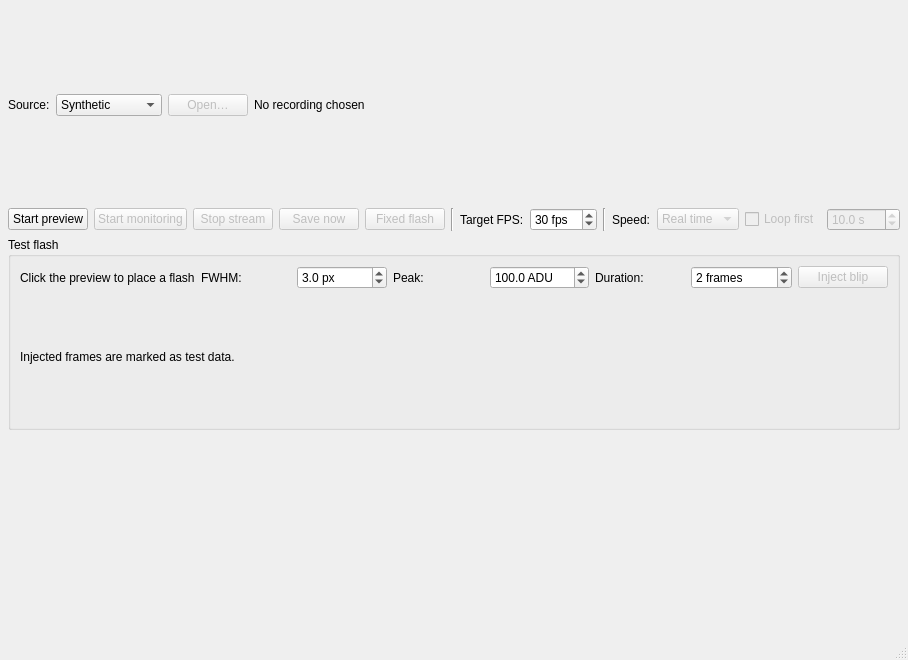
<?xml version="1.0" encoding="UTF-8"?>
<ui version="4.0">
 <class>MainWindowClass</class>
 <widget class="QMainWindow" name="MainWindowClass">
  <property name="geometry">
   <rect>
    <x>0</x>
    <y>0</y>
    <width>900</width>
    <height>660</height>
   </rect>
  </property>
  <property name="windowTitle">
   <string>SeleneWatch — Lunar Observation Monitor</string>
  </property>
  <widget class="QWidget" name="centralWidget">
   <layout class="QVBoxLayout" name="verticalLayout">
    <property name="spacing">
     <number>6</number>
    </property>
    <property name="leftMargin">
     <number>8</number>
    </property>
    <property name="topMargin">
     <number>8</number>
    </property>
    <property name="rightMargin">
     <number>8</number>
    </property>
    <property name="bottomMargin">
     <number>8</number>
    </property>
    <item>
     <layout class="QHBoxLayout" name="sourceLayout">
      <item>
       <widget class="QLabel" name="sourceLabel">
        <property name="text">
         <string>Source:</string>
        </property>
       </widget>
      </item>
      <item>
       <widget class="QComboBox" name="sourceComboBox">
        <item>
         <property name="text">
          <string>Synthetic</string>
         </property>
        </item>
        <item>
         <property name="text">
          <string>Recording file</string>
         </property>
        </item>
       </widget>
      </item>
      <item>
       <widget class="QPushButton" name="openFileButton">
        <property name="enabled">
         <bool>false</bool>
        </property>
        <property name="text">
         <string>Open…</string>
        </property>
       </widget>
      </item>
      <item>
       <widget class="QLabel" name="fileLabel">
        <property name="sizePolicy">
         <sizepolicy hsizetype="Expanding" vsizetype="Preferred">
          <horstretch>1</horstretch>
          <verstretch>0</verstretch>
         </sizepolicy>
        </property>
        <property name="text">
         <string>No recording chosen</string>
        </property>
       </widget>
      </item>
     </layout>
    </item>
    <item>
     <layout class="QHBoxLayout" name="controlsLayout">
      <item>
       <widget class="QPushButton" name="startButton">
        <property name="text">
         <string>Start preview</string>
        </property>
       </widget>
      </item>
      <item>
       <widget class="QPushButton" name="monitoringButton">
        <property name="enabled"><bool>false</bool></property>
        <property name="text"><string>Start monitoring</string></property>
        <property name="toolTip"><string>Enable automatic event capture and manual Save now. Stop monitoring returns to Preview.</string></property>
       </widget>
      </item>
      <item>
       <widget class="QPushButton" name="stopButton">
        <property name="enabled">
         <bool>false</bool>
        </property>
        <property name="text">
         <string>Stop stream</string>
        </property>
       </widget>
      </item>
      <item>
       <widget class="QPushButton" name="saveNowButton">
        <property name="enabled"><bool>false</bool></property>
        <property name="text"><string>Save now</string></property>
        <property name="toolTip"><string>Keep the current history and following interval as a manual capture</string></property>
       </widget>
      </item>
      <item>
       <widget class="QPushButton" name="injectFlashButton">
        <property name="enabled">
         <bool>false</bool>
        </property>
        <property name="toolTip">
         <string>Paints the synthetic source's fixed flash for a few frames</string>
        </property>
        <property name="text">
         <string>Fixed flash</string>
        </property>
       </widget>
      </item>
      <item>
       <widget class="Line" name="line">
        <property name="orientation">
         <enum>Qt::Vertical</enum>
        </property>
       </widget>
      </item>
      <item>
       <widget class="QLabel" name="fpsLabel">
        <property name="text">
         <string>Target FPS:</string>
        </property>
       </widget>
      </item>
      <item>
       <widget class="QSpinBox" name="targetFpsSpinBox">
        <property name="toolTip">
         <string>The synthetic source's frame rate, and the rate assumed for a recording that has no frame times</string>
        </property>
        <property name="minimum">
         <number>1</number>
        </property>
        <property name="maximum">
         <number>120</number>
        </property>
        <property name="value">
         <number>30</number>
        </property>
        <property name="suffix">
         <string> fps</string>
        </property>
       </widget>
      </item>
      <item>
       <widget class="Line" name="line2">
        <property name="orientation">
         <enum>Qt::Vertical</enum>
        </property>
       </widget>
      </item>
      <item>
       <widget class="QLabel" name="speedLabel">
        <property name="text">
         <string>Speed:</string>
        </property>
       </widget>
      </item>
      <item>
       <widget class="QComboBox" name="speedComboBox">
        <property name="enabled">
         <bool>false</bool>
        </property>
        <property name="toolTip">
         <string>Real time follows the recording's own frame times. Fast runs the detector over the file without waiting.</string>
        </property>
        <item>
         <property name="text">
          <string>Real time</string>
         </property>
        </item>
        <item>
         <property name="text">
          <string>Fast</string>
         </property>
        </item>
       </widget>
      </item>
      <item>
       <widget class="QCheckBox" name="loopCheckBox">
        <property name="enabled">
         <bool>false</bool>
        </property>
        <property name="toolTip">
         <string>Plays the first seconds of the recording again and again. Each lap restarts detection.</string>
        </property>
        <property name="text">
         <string>Loop first</string>
        </property>
       </widget>
      </item>
      <item>
       <widget class="QDoubleSpinBox" name="loopSecondsSpinBox">
        <property name="enabled">
         <bool>false</bool>
        </property>
        <property name="decimals">
         <number>1</number>
        </property>
        <property name="minimum">
         <double>0.5</double>
        </property>
        <property name="maximum">
         <double>3600.0</double>
        </property>
        <property name="value">
         <double>10.0</double>
        </property>
        <property name="suffix">
         <string> s</string>
        </property>
       </widget>
      </item>
      <item>
       <spacer name="horizontalSpacer">
        <property name="orientation">
         <enum>Qt::Horizontal</enum>
        </property>
        <property name="sizeHint" stdset="0">
         <size>
          <width>40</width>
          <height>20</height>
         </size>
        </property>
       </spacer>
      </item>
     </layout>
    </item>
    <item>
     <widget class="QGroupBox" name="blipGroupBox">
      <property name="title"><string>Test flash</string></property>
      <layout class="QGridLayout" name="blipLayout">
       <item row="0" column="0"><widget class="QLabel" name="blipPositionLabel">
        <property name="text"><string>Click the preview to place a flash</string></property>
       </widget></item>
       <item row="0" column="1"><widget class="QLabel" name="blipFwhmLabel">
        <property name="text"><string>FWHM:</string></property>
        <property name="buddy"><cstring>blipFwhmSpinBox</cstring></property>
       </widget></item>
       <item row="0" column="2"><widget class="QDoubleSpinBox" name="blipFwhmSpinBox">
        <property name="toolTip"><string>Full width at half maximum of the Gaussian, in original frame pixels</string></property>
        <property name="decimals"><number>1</number></property>
        <property name="minimum"><double>0.5</double></property>
        <property name="maximum"><double>1000.0</double></property>
        <property name="value"><double>3.0</double></property>
        <property name="suffix"><string> px</string></property>
       </widget></item>
       <item row="0" column="3"><widget class="QLabel" name="blipAmplitudeLabel">
        <property name="text"><string>Peak:</string></property>
        <property name="buddy"><cstring>blipAmplitudeSpinBox</cstring></property>
       </widget></item>
       <item row="0" column="4"><widget class="QDoubleSpinBox" name="blipAmplitudeSpinBox">
        <property name="toolTip"><string>Addition in native sample units (ADU): 12-bit units for a 12-bit frame. Values saturate at the stream's maximum.</string></property>
        <property name="decimals"><number>1</number></property>
        <property name="minimum"><double>0.1</double></property>
        <property name="maximum"><double>65535.0</double></property>
        <property name="value"><double>100.0</double></property>
        <property name="suffix"><string> ADU</string></property>
       </widget></item>
       <item row="0" column="5"><widget class="QLabel" name="blipFramesLabel">
        <property name="text"><string>Duration:</string></property>
        <property name="buddy"><cstring>blipFramesSpinBox</cstring></property>
       </widget></item>
       <item row="0" column="6"><widget class="QSpinBox" name="blipFramesSpinBox">
        <property name="toolTip"><string>Number of delivered frames to change. Later edits do not change an injection already requested.</string></property>
        <property name="minimum"><number>1</number></property>
        <property name="maximum"><number>10000</number></property>
        <property name="value"><number>2</number></property>
        <property name="suffix"><string> frames</string></property>
       </widget></item>
       <item row="0" column="7"><widget class="QPushButton" name="injectBlipButton">
        <property name="enabled"><bool>false</bool></property>
        <property name="toolTip"><string>Adds the test flash to the next frames. Small or faint flashes may be visible without triggering a saved clip.</string></property>
        <property name="text"><string>Inject blip</string></property>
       </widget></item>
       <item row="1" column="0" colspan="8"><widget class="QLabel" name="blipStatusLabel">
        <property name="wordWrap"><bool>true</bool></property>
        <property name="text"><string>Injected frames are marked as test data.</string></property>
       </widget></item>
      </layout>
     </widget>
    </item>
    <item>
     <widget class="PreviewWidget" name="previewWidget" native="true"/>
    </item>
   </layout>
  </widget>
  <widget class="QMenuBar" name="menuBar">
   <property name="geometry">
    <rect>
     <x>0</x>
     <y>0</y>
     <width>900</width>
     <height>21</height>
    </rect>
   </property>
  </widget>
  <widget class="QStatusBar" name="statusBar"/>
 </widget>
 <layoutDefault spacing="6" margin="11"/>
 <customwidgets>
  <customwidget>
   <class>PreviewWidget</class>
   <extends>QWidget</extends>
   <header>preview_widget.h</header>
   <container>1</container>
  </customwidget>
 </customwidgets>
 <resources/>
 <connections/>
</ui>
